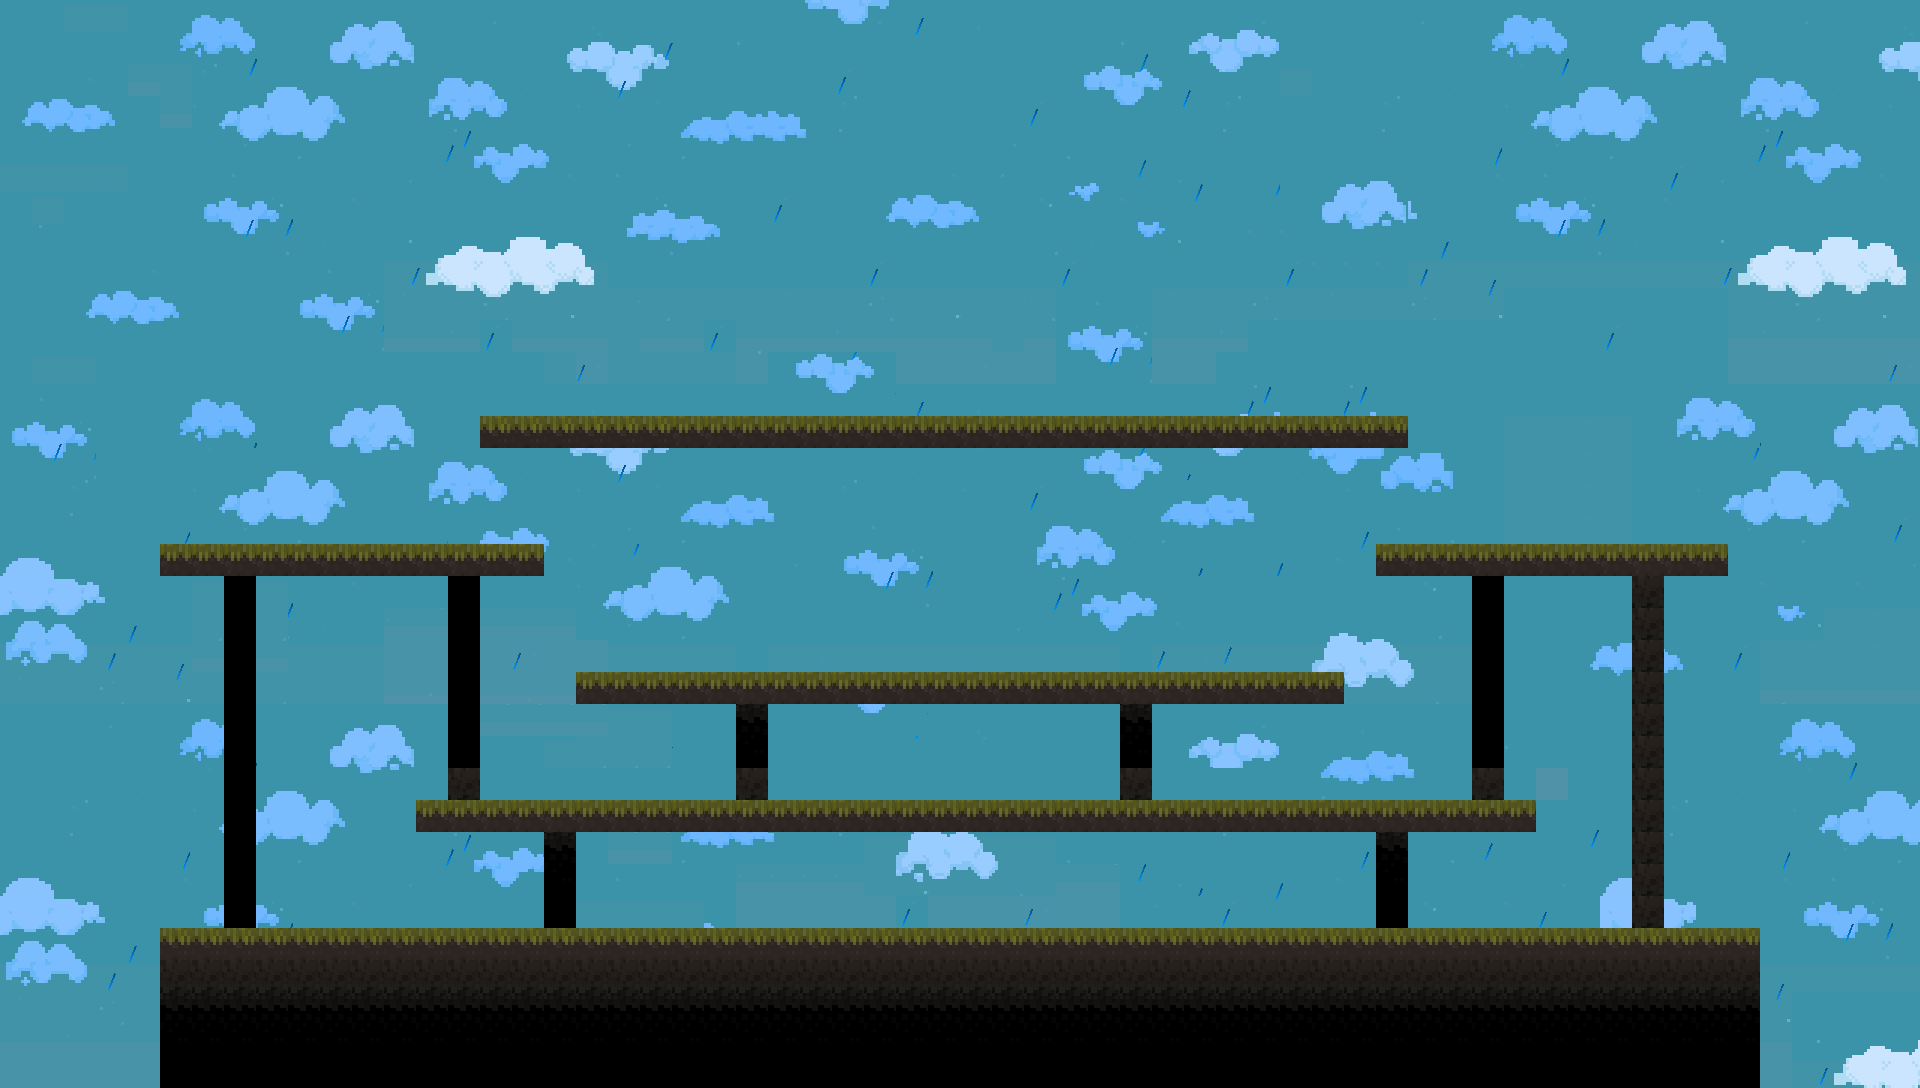

A 2D game scene composited from a Tiled map and its tileset images. What follows is a short description and the map's XML, with each tile layer's data collapsed to a summary:
An orthogonal 60x34 tile map with 32x32 px tiles, 1 tile layer (Слой тайлов 1) and 11 objects (6x Solid, 3x Dead, Player, Emergence).

<map version="1.2" tiledversion="1.3.4" orientation="orthogonal" renderorder="right-down" width="60" height="34" tilewidth="32" tileheight="32" infinite="0" nextlayerid="4" nextobjectid="48">
 <tileset firstgid="1" name="image2" tilewidth="32" tileheight="32" tilecount="1400" columns="50">
  <image source="images/image2.png" width="1600" height="900" />
 </tileset>
 <layer id="1" name="Слой тайлов 1" width="60" height="34">
  <data>[2040 cells, 2040 non-empty, 532 distinct tile ids]</data>
 </layer>
 <objectgroup id="2" name="Collision">
  <object id="5" name="Solid" x="480" y="416.002" width="927.986" height="1" />
  <object id="6" name="Solid" x="160.182" y="928.014" width="1599.79" height="1" />
  <object id="7" name="Solid" x="575.741" y="672" width="768.25" height="1" />
  <object id="8" name="Solid" x="160.005" y="543.995" width="384" height="1" />
  <object id="10" name="Solid" x="416.056" y="800.003" width="1119.84" height="1" />
  <object id="12" name="Solid" x="1376.02" y="544.008" width="352.25" height="1" />
  <object id="14" name="Player" x="906" y="-800" width="42" height="64" />
  <object id="38" name="Dead" x="-400" y="1480" width="2640" height="18.625" />
  <object id="43" name="Dead" x="-400" y="-866" width="13" height="2346" />
  <object id="44" name="Dead" x="2240" y="-842" width="13" height="2322" />
  <object id="45" name="Emergence" x="-380" y="28" width="2616" height="6" />
 </objectgroup>
</map>